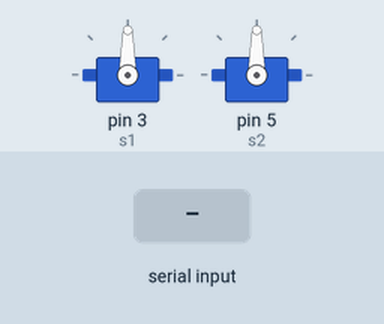
Recording of a sketch running on a simulated Arduino Uno, built with avr-gcc and run on an emulated ATmega328P. Shown: 2 × servo. Inputs (shaded band) come from the test bench.

Above: at 1.2 s.
1.3 s: "A,45\n" received over Serial
At 2.0 s:
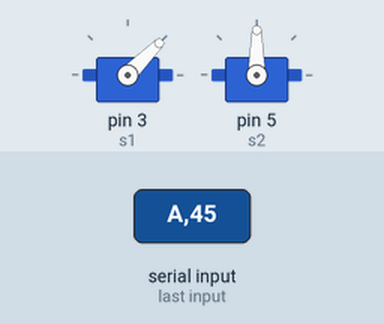
2.8 s: "B,45\n" received over Serial
At 3.2 s:
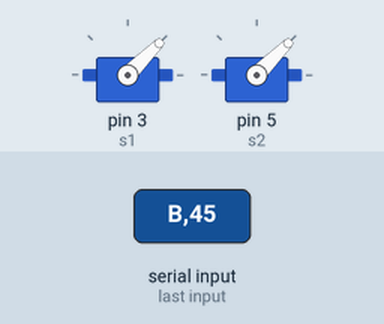
4.3 s: "A90\n" received over Serial
At 5.5 s:
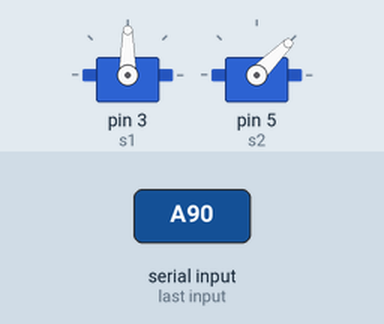
5.8 s: "A" received over Serial
At 7.2 s:
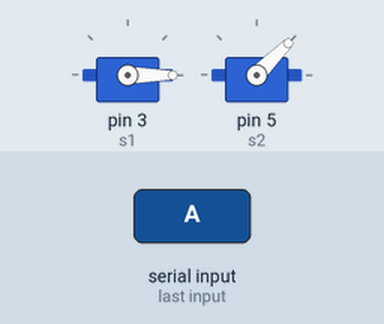
8.2 s: "B90\n" received over Serial
At 9.4 s:
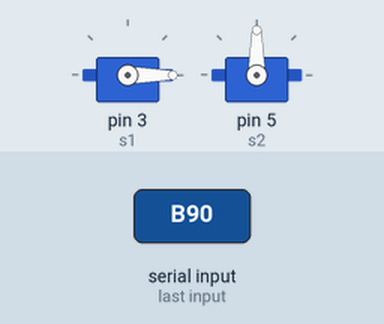
9.7 s: "B" received over Serial
At 11.4 s:
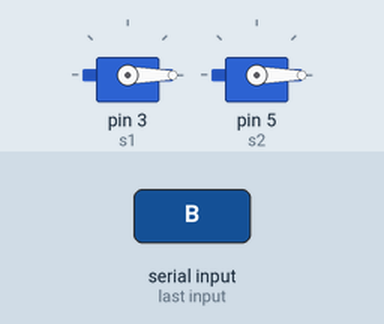
Timing chart, 0 to 12.9 s (numbered marks = the images above; inputs shaded):
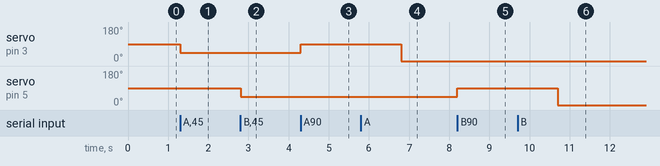

The sketch:

ServoCam.ino
```cpp
#include <Servo.h>

Servo s1, s2;
char buf;
uint8_t value;

void setup() {
    s1.attach(3); s1.write(90);
    s2.attach(5); s2.write(90);

    Serial.begin(9600);
}

void loop() {
    if (Serial.available() > 0) {
        buf = Serial.read();
        switch (buf) {
            case 'A':
                value = Serial.parseInt();
                value = value > 180 ? 180 : (value < 0 ? 0 : value);
                s1.write(value);
                break;
            case 'B':
                value = Serial.parseInt();
                value = value > 180 ? 180 : (value < 0 ? 0 : value);
                s2.write(value);
                break;
            case 'R':
                s1.write(90);
                s2.write(90);
                break;
        }
    }
}
```

Measured:
- after the input at 1.3 s, servo on pin 3 (s1): 90° → 45° at once
- after the input at 2.8 s, servo on pin 5 (s2): 90° → 45° at once
- after the input at 4.3 s, servo on pin 3 (s1): 45° → 90° at once
- after the input at 5.8 s, servo on pin 3 (s1): 90° → 0° after 1.0 s
- after the input at 8.2 s, servo on pin 5 (s2): 45° → 90° at once
- after the input at 9.7 s, servo on pin 5 (s2): 90° → 0° after 1.0 s
